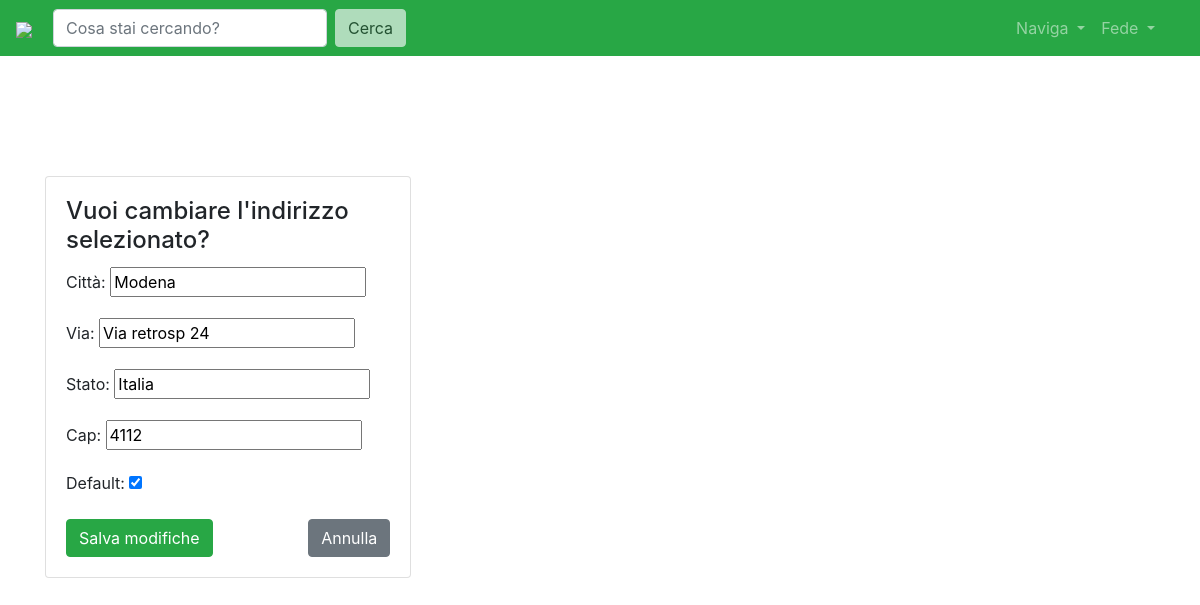
The app's page /user/address/2/modifica/ (signed in) with its own data.
### core/models.py (models this page shows, shortened)
class ShoppingAddress(models.Model):
    user = models.ForeignKey(User, on_delete=models.CASCADE, null=True)
    stato = models.CharField(max_length=30)
    città = models.CharField(max_length=50)
    cap = models.CharField(max_length=5)
    via = models.CharField(max_length=50)
    interno = models.CharField(max_length=30, blank=True)
    note = models.TextField(blank=True)
    default = models.BooleanField(default=False)
    class Meta:
        verbose_name_plural = 'Addresses'

### core/views.py (the view, shortened to what this page needs)
# urls.py: path('user/address/<int:pk>/modifica/', login_required(views.AddressChange.as_view()), name="address-modifica"),
class AddressChange(UpdateView):
    model = ShoppingAddress
    fields = ('città','via','stato','cap','default')
    template_name = 'accounts/modifica_address.html'
    def dispatch(self, request, *args, **kwargs):
        user = self.request.user
        addressid = self.kwargs['pk']
        address = get_object_or_404(ShoppingAddress, id=addressid)
        if user.id is not address.user.id:
            messages.info(request, "Non puoi accedere a questa pagina!")
            return homeview(request)
        return super().dispatch(request, *args, **kwargs)

### accounts/templates/accounts/modifica_address.html
{%  extends 'base.html' %}
{%  load static %}
{%  load crispy_forms_tags%}
{% block content %}
<div class="card " style="display: inline-block;width: 33%;">
        <div class="card-body">
        <h4 class="card-title">Vuoi cambiare l'indirizzo selezionato? </h4>
       <form method="post">{%  csrf_token %}
        {{ form.as_p }}
        <input class="btn btn-success" type="submit" value="Salva modifiche">
           <a class="btn btn-secondary float-right" href="{%  url 'address-page' username=request.user.username %}">Annulla</a>
      </form>
        </div>
    </div>
{% endblock content %}

### templates/base.html (shortened to what this page needs)
<!doctype html>
<html lang="it">
<head>
    <link rel="stylesheet" type="text/css" href="https://cdnjs.cloudflare.com/ajax/libs/bootstrap-modal/2.2.6/css/bootstrap-modal.css" />
    <link rel="stylesheet" href="https://pro.fontawesome.com/releases/v5.10.0/css/all.css"/>
    <link rel="stylesheet" href="https://stackpath.bootstrapcdn.com/bootstrap/4.4.1/css/bootstrap.min.css">
    <link rel="stylesheet" type="text/css" href="https://cdn.datatables.net/v/bs4/dt-1.10.21/datatables.min.css" />
</head>
<body>
<nav class="navbar navbar-expand-lg navbar-dark bg-success">
    <a href="/"><img  style="width: 4rem;"  src="https://cdn.discordapp.com/attachments/461535390541807617/748947547728642199/trMpUKW-_400x400.png"></a>
    <div class="collapse navbar-collapse" id="navbarSupportedContent">
        <div class="container">
            <form class="form-inline my-2 my-lg-0" action="{% url 'cerca' %}">
                <input name="q" class="inputCerca form-control mr-sm-2" type="" placeholder="Cosa stai cercando?" aria-label="Search">
                <button class="cerca btn btn-light my-2 my-sm-0" type="submit">Cerca</button>
            </form>
            <ul class="navbar-nav ml-auto">
                <li class="nav-item dropdown">
                    <a class="nav-link dropdown-toggle" href="#" id="navbarDropdown" role="button" data-toggle="dropdown" aria-haspopup="true" aria-expanded="false">
                        Naviga
                    </a>
                </li>
                {% if request.user.is_authenticated %}
                    <li class="nav-item dropdown">
                        <a class="nav-link dropdown-toggle" href="#" id="navbarDropdown" role="button" data-toggle="dropdown" aria-haspopup="true" aria-expanded="false">
                            {{ request.user.username }}
                        </a>
                    </li>
                {% endif %}
            </ul>
        </div>
    </div>
</nav>
<div class="mt-5 pt-4">
</div>
<div class="container">
    <br>
    <br>
    {% block content %}
    {% endblock content %}
</div>
</body>
</html>

### records on screen
ShoppingAddress: città "Modena", via "Via retrosp 24", stato "Italia", cap "4112", default "☑"

### other values on screen
{{ request.user.username }} "Fede"
